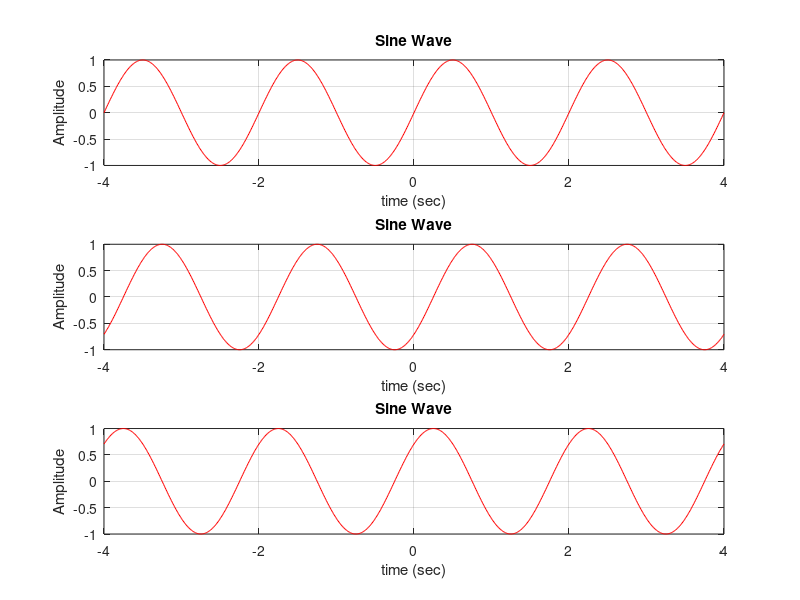
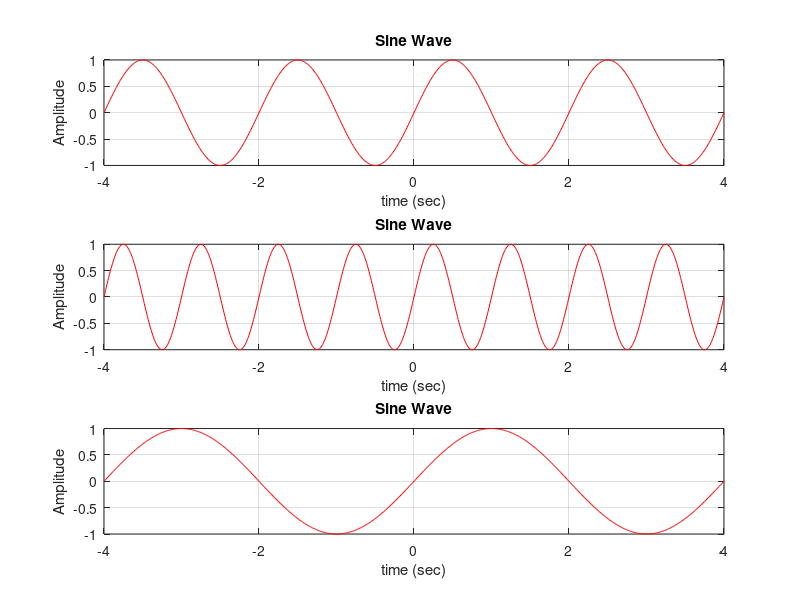

Recreate these plots in MATLAB, in order.
%% Signals and Systems Laboratory 2
%       Exercise 3
%       Continious Signals
clear;
clc;

dt = 0.01;
t = -4:dt:4;
x = sin(pi*t);
x1 = sin(pi*(t - 0.25));
x2 = sin(pi*(t + 0.25));
x3 = sin(pi*(2*t));
x4 = sin(pi*(0.5*t));

figure(1);
clf;
subplot(3,1,1);
plot(t,x,'r-');
xlabel('time (sec)');
ylabel('Amplitude');
title('Sine Wave');
grid on;

subplot(3,1,2);
plot(t,x1,'r-');
xlabel('time (sec)');
ylabel('Amplitude');
title('Sine Wave');
grid on;

subplot(3,1,3);
plot(t,x2,'r-');
xlabel('time (sec)');
ylabel('Amplitude');
title('Sine Wave');
grid on;

figure(2);
clf;
subplot(3,1,1);
plot(t,x,'r-');
xlabel('time (sec)');
ylabel('Amplitude');
title('Sine Wave');
grid on;

subplot(3,1,2);
plot(t,x3,'r-');
xlabel('time (sec)');
ylabel('Amplitude');
title('Sine Wave');
grid on;

subplot(3,1,3);
plot(t,x4,'r-');
xlabel('time (sec)');
ylabel('Amplitude');
title('Sine Wave');
grid on;
